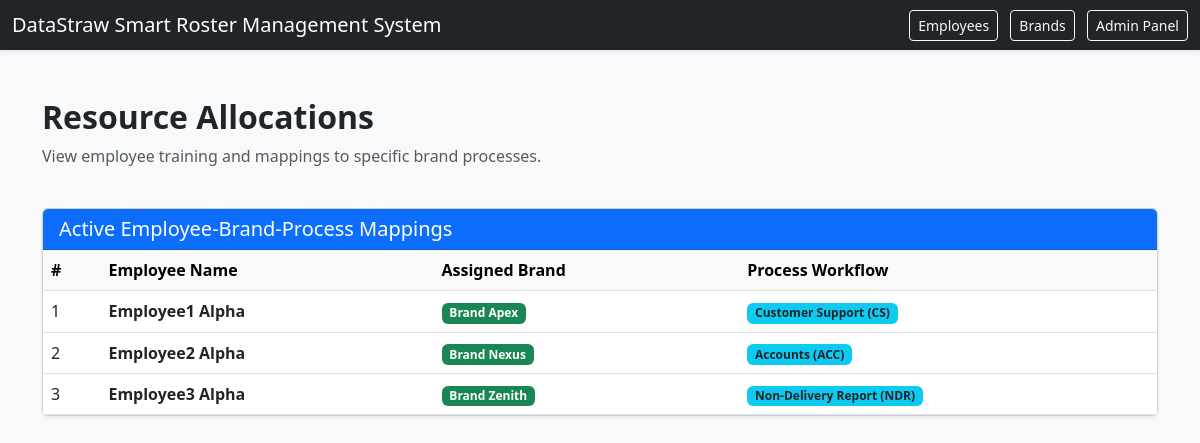
The app's page /allocations/ with its own data.
### roster/models.py (models this page shows, shortened)
class EmployeeAssignment(models.Model):
    employee = models.ForeignKey(Employee, on_delete=models.CASCADE, related_name='assignments')
    brand = models.ForeignKey(Brand, on_delete=models.CASCADE, related_name='assigned_employees')
    process = models.ForeignKey(Process, on_delete=models.CASCADE, related_name='assigned_employees')
    class Meta:
        unique_together = ('employee', 'brand', 'process')

class Employee(models.Model):
    first_name = models.CharField(max_length=50)
    last_name = models.CharField(max_length=50)
    email = models.EmailField(unique=True)
    phone = models.CharField(max_length=20, blank=True, null=True)
    pod = models.ForeignKey(Pod, on_delete=models.SET_NULL, null=True, blank=True, related_name='employees')
    is_active = models.BooleanField(default=True)
    created_at = models.DateTimeField(auto_now_add=True)

class Brand(models.Model):
    name = models.CharField(max_length=100, unique=True)
    client_name = models.CharField(max_length=100, blank=True, null=True)
    description = models.TextField(blank=True, null=True)

class Process(models.Model):
    code = models.CharField(max_length=20, unique=True) # e.g., CS, ACC, NDR, RET
    name = models.CharField(max_length=100) # e.g., Customer Support
    description = models.TextField(blank=True, null=True)

### roster/views.py (the view)
# urls.py: path('allocations/', views.resource_allocation_view, name='resource_allocation'),
def resource_allocation_view(request):
    assignments = EmployeeAssignment.objects.all().select_related('employee', 'brand', 'process')
    context = {'assignments': assignments}
    return render(request, 'roster/resource_allocation.html', context)

### roster/templates/roster/resource_allocation.html (shortened to what this page needs)
<!DOCTYPE html>
<html lang="en">
<head>
    <link href="https://cdn.jsdelivr.net/npm/bootstrap@5.3.0/dist/css/bootstrap.min.css" rel="stylesheet">
</head>
<body class="bg-light">
    <nav class="navbar navbar-dark bg-dark shadow-sm">
        <div class="container-fluid">
            <span class="navbar-brand mb-0 h1">DataStraw Smart Roster Management System</span>
            <div>
                <a href="/employees/" class="btn btn-outline-light btn-sm me-2">Employees</a>
                <a href="/brands/" class="btn btn-outline-light btn-sm me-2">Brands</a>
                <a href="/admin/" class="btn btn-outline-light btn-sm" target="_blank">Admin Panel</a>
            </div>
        </div>
    </nav>
    <div class="container my-5">
        <div class="row mb-4">
            <div class="col">
                <h2 class="fw-bold text-dark">Resource Allocations</h2>
                <p class="text-muted">View employee training and mappings to specific brand processes.</p>
            </div>
        </div>
        <div class="card shadow-sm">
            <div class="card-header bg-primary text-white">
                <h5 class="mb-0">Active Employee-Brand-Process Mappings</h5>
            </div>
            <div class="card-body p-0">
                <div class="table-responsive">
                    <table class="table table-hover mb-0 align-middle">
                        <thead class="table-light">
                            <tr>
                                <th>#</th>
                                <th>Employee Name</th>
                                <th>Assigned Brand</th>
                                <th>Process Workflow</th>
                            </tr>
                        </thead>
                        <tbody>
                            {% for item in assignments %}
                            <tr>
                                <td>{{ forloop.counter }}</td>
                                <td class="fw-semibold">{{ item.employee.first_name }} {{ item.employee.last_name }}</td>
                                <td><span class="badge bg-success">{{ item.brand.name }}</span></td>
                                <td><span class="badge bg-info text-dark">{{ item.process.name }} ({{ item.process.code }})</span></td>
                            </tr>
                            {% empty %}
                            <tr>
                                <td colspan="4" class="text-center py-4 text-muted">No resource allocations found. Run python manage.py seed_data</td>
                            </tr>
                            {% endfor %}
                        </tbody>
                    </table>
                </div>
            </div>
        </div>
    </div>
</body>
</html>

### records on screen
EmployeeAssignment: employee.first_name "Employee1", employee.last_name "Alpha", brand.name "Brand Apex", process.name "Customer Support", process.code "CS"
EmployeeAssignment: employee.first_name "Employee2", employee.last_name "Alpha", brand.name "Brand Nexus", process.name "Accounts", process.code "ACC"
EmployeeAssignment: employee.first_name "Employee3", employee.last_name "Alpha", brand.name "Brand Zenith", process.name "Non-Delivery Report", process.code "NDR"
